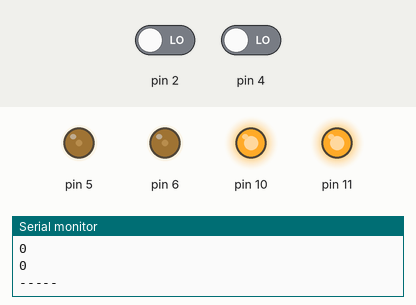
Simulated run of this sketch. Board: Arduino Uno, built with avr-gcc and run on an emulated ATmega328P. Parts: output pins drawn as LEDs (lit = HIGH), the last lines printed to the serial monitor. The inputs (shaded band) are chosen by the test bench; at power-on: pin 2 LOW, pin 4 LOW.

Above: at 1.2 s.
1.3 s: pin 2 driven HIGH
At 2.5 s:
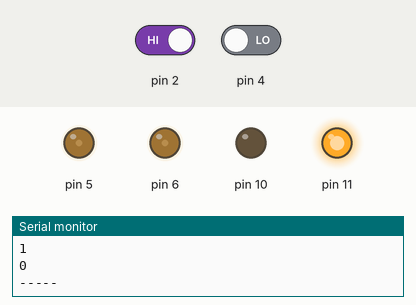
2.9 s: pin 4 driven HIGH
At 3.8 s:
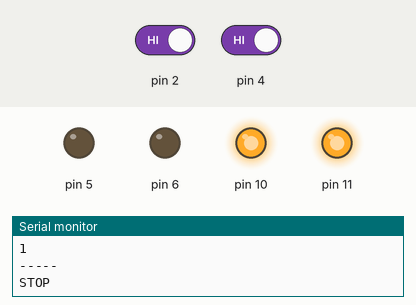
4.5 s: pin 2 driven LOW
At 5.1 s:
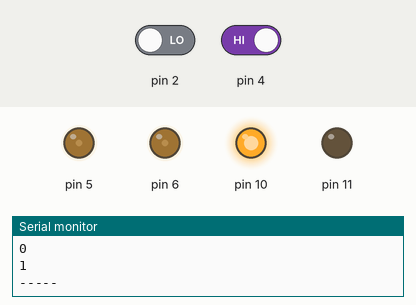
6.1 s: pin 4 driven LOW
At 7.6 s:
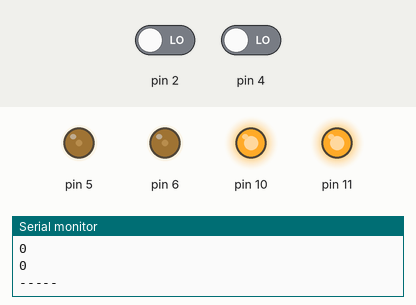
Timing chart, 0 to 8.7 s (numbered marks = the images above; inputs shaded):
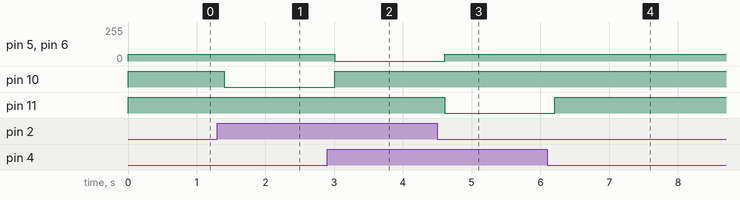

Measured:
- after the input at 1.3 s, pin 10: HIGH → LOW after 0.10 s
- after the input at 2.9 s, pin 5, pin 6: 50/255 → 0/255 after 0.10 s; pin 10: LOW → HIGH after 0.10 s
- after the input at 4.5 s, pin 5, pin 6: 0/255 → 50/255 after 0.11 s; pin 11: HIGH → LOW after 0.11 s
- after the input at 6.1 s, pin 11: LOW → HIGH after 0.11 s

The sketch:

2_Line_Tracing_Sensors.ino
```cpp
int LeftIR;

int RightIR;

void Forward() {
  analogWrite(5, 50);
  digitalWrite(10,HIGH);
  analogWrite(6, 50);
  digitalWrite(11,HIGH);
}

void Backward() {
  analogWrite(5, 50);
  digitalWrite(10,LOW);
  analogWrite(6, 50);
  digitalWrite(11,LOW);
}

void TurnRight() {
  analogWrite(5, 50);
  digitalWrite(10,HIGH);
  analogWrite(6, 50);
  digitalWrite(11,LOW);
}

void TurnLeft() {
  analogWrite(5, 50);
  digitalWrite(10,LOW);
  analogWrite(6, 50);
  digitalWrite(11,HIGH);
}

void Stop() {
  analogWrite(5, 0);
  digitalWrite(10,HIGH);
  analogWrite(6, 0);
  digitalWrite(11,HIGH);
}

void setup()
{
  pinMode(5, OUTPUT);
 pinMode(10, OUTPUT);
  pinMode(6, OUTPUT);
 pinMode(11, OUTPUT);
  pinMode(2, INPUT);
  pinMode(4, INPUT);
  Serial.begin(9600);

}


void loop()
{
  LeftIR = digitalRead(2);
  RightIR = digitalRead(4);
  Serial.println(LeftIR);
  Serial.println(RightIR);
  Serial.println("-----");
  if (LeftIR == true && RightIR == true) {
    Serial.println("STOP");
    Stop();

  }
  if (LeftIR == false && RightIR == false) {
    Forward();

  }
  if (LeftIR == true && RightIR == false) {
    TurnLeft();

  }
  if (LeftIR == false && RightIR == true) {
    TurnRight();

  }
  delay(200);

}
```
